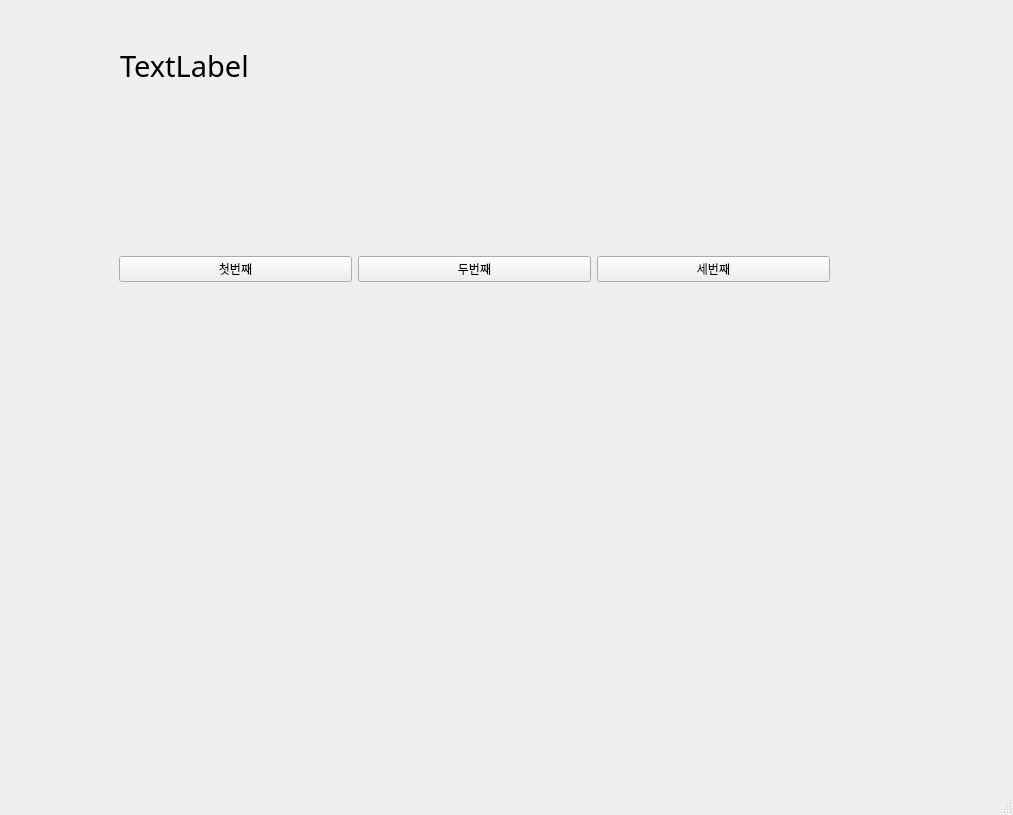
<?xml version="1.0" encoding="UTF-8"?>
<ui version="4.0">
 <class>MainWindow</class>
 <widget class="QMainWindow" name="MainWindow">
  <property name="geometry">
   <rect>
    <x>0</x>
    <y>0</y>
    <width>1013</width>
    <height>815</height>
   </rect>
  </property>
  <property name="windowTitle">
   <string>MainWindow</string>
  </property>
  <widget class="QWidget" name="centralwidget">
   <widget class="QWidget" name="horizontalLayoutWidget">
    <property name="geometry">
     <rect>
      <x>119</x>
      <y>129</y>
      <width>711</width>
      <height>281</height>
     </rect>
    </property>
    <layout class="QHBoxLayout" name="horizontalLayout">
     <item>
      <widget class="QPushButton" name="pushButton_2">
       <property name="text">
        <string>첫번째</string>
       </property>
      </widget>
     </item>
     <item>
      <widget class="QPushButton" name="pushButton_3">
       <property name="text">
        <string>두번째</string>
       </property>
      </widget>
     </item>
     <item>
      <widget class="QPushButton" name="pushButton">
       <property name="text">
        <string>세번째</string>
       </property>
      </widget>
     </item>
    </layout>
   </widget>
   <widget class="QLabel" name="label">
    <property name="geometry">
     <rect>
      <x>120</x>
      <y>20</y>
      <width>711</width>
      <height>91</height>
     </rect>
    </property>
    <property name="font">
     <font>
      <family>굴림체</family>
      <pointsize>22</pointsize>
     </font>
    </property>
    <property name="text">
     <string>TextLabel</string>
    </property>
   </widget>
  </widget>
  <widget class="QMenuBar" name="menubar">
   <property name="geometry">
    <rect>
     <x>0</x>
     <y>0</y>
     <width>1013</width>
     <height>21</height>
    </rect>
   </property>
  </widget>
  <widget class="QStatusBar" name="statusbar"/>
 </widget>
 <resources/>
 <connections>
  <connection>
   <sender>pushButton_2</sender>
   <signal>clicked()</signal>
   <receiver>MainWindow</receiver>
   <slot>firstClick()</slot>
   <hints>
    <hint type="sourcelabel">
     <x>249</x>
     <y>286</y>
    </hint>
    <hint type="destinationlabel">
     <x>310</x>
     <y>348</y>
    </hint>
   </hints>
  </connection>
  <connection>
   <sender>pushButton_3</sender>
   <signal>clicked()</signal>
   <receiver>MainWindow</receiver>
   <slot>secondClick()</slot>
   <hints>
    <hint type="sourcelabel">
     <x>501</x>
     <y>289</y>
    </hint>
    <hint type="destinationlabel">
     <x>532</x>
     <y>369</y>
    </hint>
   </hints>
  </connection>
  <connection>
   <sender>pushButton</sender>
   <signal>clicked()</signal>
   <receiver>MainWindow</receiver>
   <slot>thirdClick()</slot>
   <hints>
    <hint type="sourcelabel">
     <x>690</x>
     <y>293</y>
    </hint>
    <hint type="destinationlabel">
     <x>766</x>
     <y>369</y>
    </hint>
   </hints>
  </connection>
 </connections>
 <slots>
  <slot>firstClick()</slot>
  <slot>secondClick()</slot>
  <slot>thirdClick()</slot>
 </slots>
</ui>
